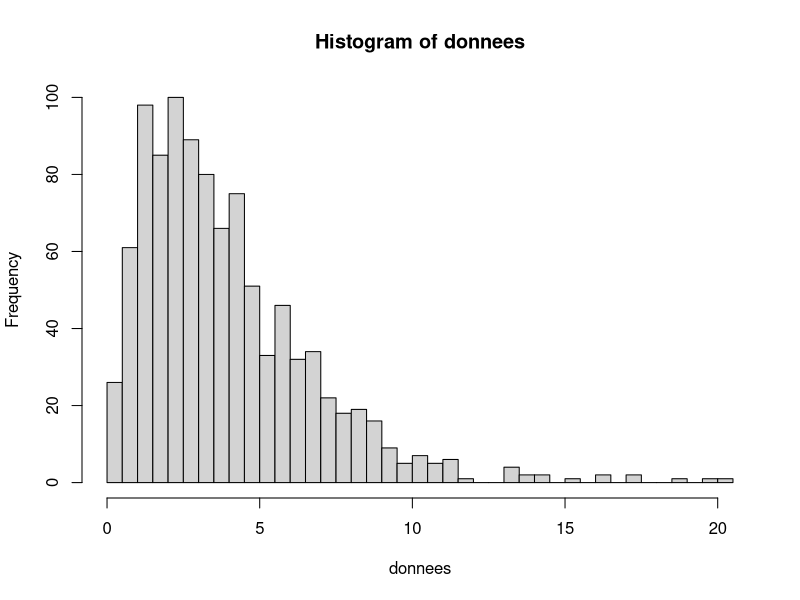
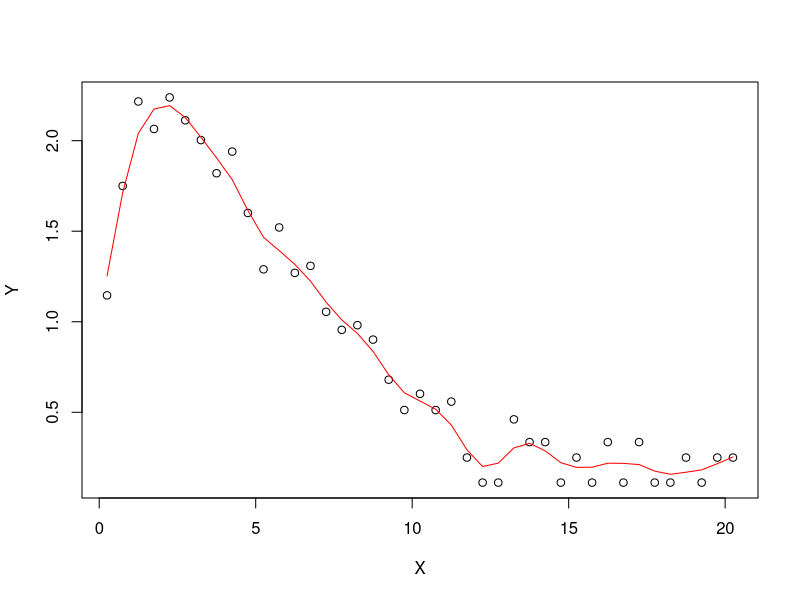

Here is the R script that generated these plots, in order: (Note: this script raises an error after producing the figures.)
#Lab 4 
#05/11/2020
#défi ####
#6.6 Wasseran Algo de densité
# Correction du challenge (section 6.6 Wasserman)

# Processus generateur de données
donnees <- rchisq(1000, df = 4)

# But: estimer la densite de données en utilisant une tech supervisée

# Y_j = \sqrt(k/n) * \sqrt(N_j + 1/4)
# x_t = mid point de classes

n <- length(donnees)
k <- 50 # nb de classes
h <- hist(donnees, breaks = k)

Y <- sqrt(k / n) * sqrt(h$counts + 1/4)
X <- h$mids

plot(X, Y)

Ylisse <- smooth.spline(X, Y) # lissage du nuage de points (r)
lines(Ylisse, col = "red")

# 1 MDS et ACP ####
# 1. Écrire l’algorithme de positionnement multidimensionnel classique. ####
#   Algo ####
# 1. If available data consists of vectors gathered in Y, then
# center them, compute the pairwise scalar products
# S  YTY, and go to step 3.
# 2. If available data consists of pairwise Euclidean distance,
# transform them into scalar products :
#   ◦ Square the distances and build D
# ◦ Perform the double centering of D, this yields S
# 3. Compute the eigenvalue decomposition S  UΛUT
# 4. A s−dimensional representation is obtained by computing
# the product X«  Is×NΛ1/2UT
#   Implem Algorithme de positionnement multidimensionnel ####
#lire les données du csv
MatriceDistFromCSV = as.matrix(read.csv("distfr.csv"))
MatriceDistFromCSV2 = as.matrix(read.csv2("distfr.csv", sep = ','))
VectorDistNumeric = as.numeric(MatriceDistFromCSV[,2:ncol(MatriceDistFromCSV)])
MatriceDist = matrix( data = VectorDistNumeric, nrow = 28, ncol = 28)

# we need S and D
# 2 cas : 1. on a la matrice S, 2. on a pas la matrice S mais on a D, ici nous n'avons que la matrice des distances euclidiennes = sqrt(D)
#Square the distances and build D
library(matrixcalc)
D = matrix.power(x = MatriceDist, 2)
#Perform the double centering of D, this yields S
#colmeans calculation
N = ncol(MatriceDist)
colMeans = matrix( data = rep(NA, (N*N)), ncol = N, nrow = N)
for(i in 1:N){
  colMeans[,i] = mean(MatriceDist[,i])
}
#rowmeans calculation
rowMeans = matrix( data = rep(NA, (N*N)), ncol = N, nrow = N)
for(i in 1:N){
  rowMeans[i,] = mean(MatriceDist[i,])
}
# Gramm matrix calculation
SGrammV1 = (-1/2) * (D - colMeans - rowMeans + mean(D) )
# Svd & co 
svdSGrammMatrixV1 <- svd(SGrammV1)
XhatV1 <- diag(sqrt(svdSGrammMatrixV1$d[1:2])) %*% t(svdSGrammMatrixV1$v[, 1:2])

#   correction 1. ####
data_coor <- matrix(runif(4 * 10), ncol = 10)
data_dist <- dist(t(data_coor))

MDScorrection <- function(data, s = 2) {
  if(is(data, "dist")) {
    D <- as.matrix(data)^2
    N <- nrow(D)
    rMeans <- matrix(rowMeans(D), ncol = N, nrow = N)
    cMeans <- matrix(colMeans(D), ncol = N, nrow = N, byrow = TRUE)
    S <- - 0.5 * (D - rMeans - cMeans + mean(D))
  } else {
    Y <- scale(data, center = TRUE, scale = FALSE)
    S <- t(Y) %*% Y
  }
  svdS <- svd(S)
  Xhat <- diag(sqrt(svdS$d[1:s])) %*% t(svdS$v[, 1:s])
  return(Xhat)
}

# TEST : compare result with cmdscale
t(MDScorrection(MatriceDist, 2))
cmdscale(MatriceDist, 2)
cbind(t(MDScorrection(MatriceDist, 2)),
      cmdscale(MatriceDist, 2))

#   Nouvelle version ####
MDSsecondVers <- function(data, s = 2) {
  if(is(data, "dist")) {
    D <- as.matrix(data)^2
    N <- nrow(D)
    rMeans <- matrix(rowMeans(D), ncol = N, nrow = N)
    cMeans <- matrix(colMeans(D), ncol = N, nrow = N, byrow = TRUE)
    S <- - 0.5 * (D - rMeans - cMeans + mean(D))
  } else {
    Y <- scale(data, center = TRUE, scale = FALSE)
    S <- t(Y) %*% Y
  }
  svdS <- svd(S)
  Xhat <- diag(sqrt(svdS$d[1:s])) %*% t(svdS$v[, 1:s])
  return(Xhat)
}

cbind(t(MDSsecondVers(MatriceDist, 2)),
      t(MDScorrection(MatriceDist, 2)),
      cmdscale(MatriceDist, 2))
# 2. Tester votre code avec un jeu de données simulées de taille réduite. ####
?
# 3. Comparer le coordonnées obtenues par votre code et celles d’un ACP normée. ####
#mcclust ? 

# test ####
matrixTest = matrix(data = c(1,2,3,1,2,3,1,2,3), ncol = 3)
matrix(data = colMeans(matrixTest), ncol = 3, nrow = 3)
matrix(data = rowMeans(matrixTest), ncol = 3, nrow = 3)

for(i in 1:3){
  
}


# Exo 2 ####
